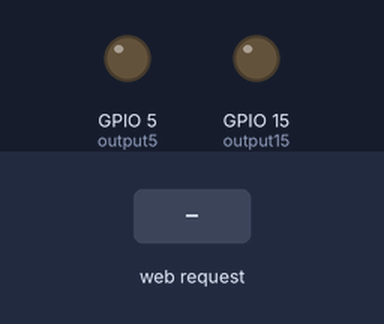
A sketch run on a simulated ESP8266 (NodeMCU). On the bench: output pins drawn as LEDs (lit = HIGH). The test bench sets the inputs (shaded band). WiFi joins after 1.5 s; servers stay silent unless stated; what the sketch prints to the serial monitor is not drawn.

Above: at 3.2 s.
3.3 s: HTTP request GET /5/on received
At 4.5 s:
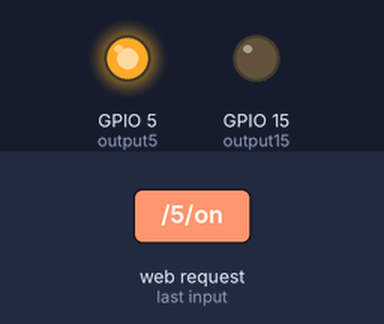
4.8 s: HTTP request GET /15/on received
At 5.6 s:
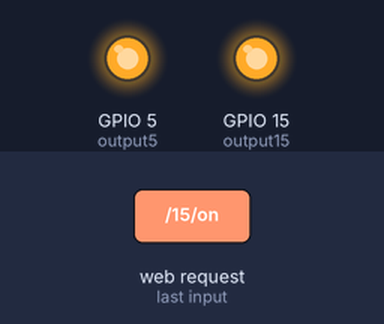
6.3 s: HTTP request GET /5/off received
At 6.8 s:
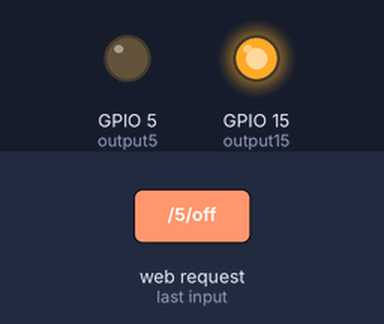
7.8 s: HTTP request GET /15/off received
At 9.1 s:
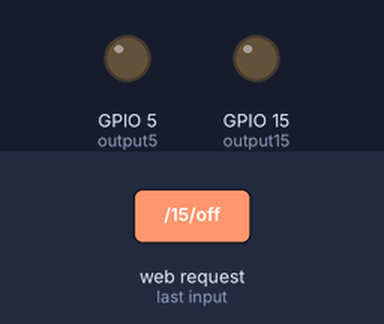
Timing chart, 0 to 10.3 s (numbered marks = the images above; inputs shaded):
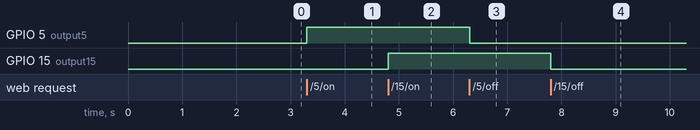

The sketch:

ESP8266CC.ino
```cpp
// Load Wi-Fi library


#include <ESP8266WiFi.h>


// Replace with your network credentials
const char* ssid     = "Group_5";
const char* password = "12345678";


WiFiClient client; //创建一个tcpclient连接

// Set web server port number to 80
WiFiServer server(80);

// Variable to store the HTTP request
String header;

// Auxiliar variables to store the current output state
String output5State = "off";
String output15State = "off";

// Assign output variables to GPIO pins
const int output5 = 5;
const int output15 = 15;

void setup() {
  Serial.begin(115200);
  // Initialize the output variables as outputs
  pinMode(output5, OUTPUT);
  pinMode(output15, OUTPUT);
  // Set outputs to LOW
  digitalWrite(output5, LOW);
  digitalWrite(output15, LOW);
  WiFi.mode(WIFI_STA);
  WiFi.begin(ssid, password);
  Serial.print("\r\nConnecting to ");
  Serial.print(ssid);
  Serial.println(" ...");

  int i = 0;
  while (WiFi.status() != WL_CONNECTED)
  {
    delay(1000);
    Serial.print("waiting for ");
    Serial.print(i++);
    Serial.println("s...");
  }
Serial.println(" ");
Serial.println("WIFI connecter!");
Serial.print("IP address");
 Serial.println(WiFi.localIP());


  IPAddress IP = WiFi.localIP();

  server.begin();
}

void loop()
{

   Serial.println("host");
  WiFiClient client = server.available();   // Listen for incoming clients

  if (client) {                             // If a new client connects,
    Serial.println("New Client.");          // print a message out in the serial port
    String currentLine = "";                // make a String to hold incoming data from the client
    while (client.connected()) {            // loop while the client's connected
      if (client.available()) {             // if there's bytes to read from the client,
        char c = client.read();             // read a byte, then
        Serial.write(c);                    // print it out the serial monitor
        header += c;
        if (c == '\n') {                    // if the byte is a newline character
          // if the current line is blank, you got two newline characters in a row.
          // that's the end of the client HTTP request, so send a response:
          if (currentLine.length() == 0) {
            // HTTP headers always start with a response code (e.g. HTTP/1.1 200 OK)
            // and a content-type so the client knows what's coming, then a blank line:
            client.println("HTTP/1.1 200 OK");
            client.println("Content-type:text/html");
            client.println("Connection: close");
            client.println();

            // turns the GPIOs on and off
            if (header.indexOf("GET /5/on") >= 0) {
              Serial.println("GPIO 5 on");
              output5State = "on";
              digitalWrite(output5, HIGH);
            } else if (header.indexOf("GET /5/off") >= 0) {
              Serial.println("GPIO 5 off");
              output5State = "off";
              digitalWrite(output5, LOW);
            } else if (header.indexOf("GET /15/on") >= 0) {
              Serial.println("GPIO 15 on");
              output15State = "on";
              digitalWrite(output15, HIGH);
            } else if (header.indexOf("GET /15/off") >= 0) {
              Serial.println("GPIO 15 off");
              output15State = "off";
              digitalWrite(output15, LOW);
            }

            // Display the HTML web page
            client.println("<!DOCTYPE html><html>");
            client.println("<head><meta name=\"viewport\" content=\"width=device-width, initial-scale=1\">");
            client.println("<link rel=\"icon\" href=\"data:,\">");
            // CSS to style the on/off buttons
            // Feel free to change the background-color and font-size attributes to fit your preferences
            client.println("<style>html { font-family: Helvetica; display: inline-block; margin: 0px auto; text-align: center;}");
            client.println(".button { background-color: #4CAF50; border: none; color: white; padding: 16px 40px;");
            client.println("text-decoration: none; font-size: 30px; margin: 2px; cursor: pointer;}");
            client.println(".button2 {background-color: #555555;}</style></head>");

            // Web Page Heading
            client.println("<body><h1>ESP32 Web Server</h1>");
            client.println("<body><h1>Hello world</h1>");
            // Display current state, and ON/OFF buttons for GPIO 26
            client.println("<p>GPIO 5 - State " + output5State + "</p>");
            // If the output26State is off, it displays the ON button
            if (output5State=="off") {
              client.println("<p><a href=\"/5/on\"><button class=\"button\">ON</button></a></p>");
            } else {
              client.println("<p><a href=\"/5/off\"><button class=\"button button2\">OFF</button></a></p>");
            }

            // Display current state, and ON/OFF buttons for GPIO 27
            client.println("<p>GPIO 15 - State " + output15State + "</p>");
            // If the output27State is off, it displays the ON button
            if (output15State=="off") {
              client.println("<p><a href=\"/15/on\"><button class=\"button\">ON</button></a></p>");
            } else {
              client.println("<p><a href=\"/15/off\"><button class=\"button button2\">OFF</button></a></p>");
            }
            client.println("</body></html>");

            // The HTTP response ends with another blank line
            client.println();
            // Break out of the while loop
            break;
          } else { // if you got a newline, then clear currentLine
            currentLine = "";
          }
        } else if (c != '\r') {  // if you got anything else but a carriage return character,
          currentLine += c;      // add it to the end of the currentLine
        }
      }
    }
    // Clear the header variable
    header = "";
    // Close the connection
    client.stop();
    Serial.println("Client disconnected.");
    Serial.println("");
  }
}
```

Measured:
- after the input at 3.3 s, GPIO 5 (output5): LOW → HIGH at once
- after the input at 4.8 s, GPIO 15 (output15): LOW → HIGH at once
- after the input at 6.3 s, GPIO 5 (output5): HIGH → LOW at once
- after the input at 7.8 s, GPIO 15 (output15): HIGH → LOW at once
